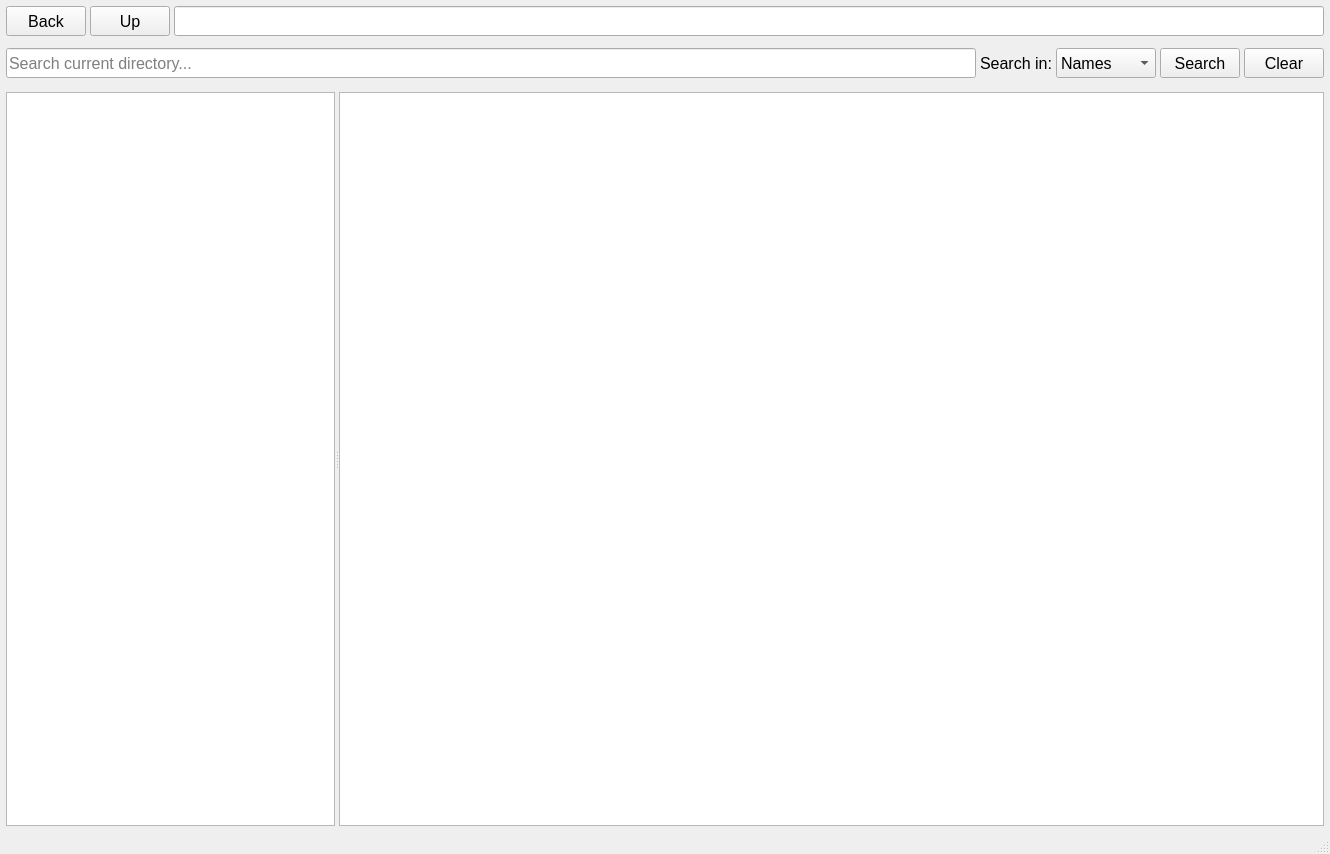
<?xml version="1.0" encoding="UTF-8"?>
<ui version="4.0">
 <class>MainWindow</class>
 <widget class="QMainWindow" name="MainWindow">
  <property name="geometry">
   <rect>
    <x>0</x>
    <y>0</y>
    <width>1330</width>
    <height>854</height>
   </rect>
  </property>
  <property name="minimumSize">
   <size>
    <width>800</width>
    <height>600</height>
   </size>
  </property>
  <property name="windowTitle">
   <string>Boba File Manager</string>
  </property>
  <widget class="QWidget" name="centralwidget">
   <property name="font">
    <font>
     <pointsize>12</pointsize>
    </font>
   </property>
   <layout class="QVBoxLayout" name="verticalLayout">
    <property name="spacing">
     <number>6</number>
    </property>
    <property name="leftMargin">
     <number>6</number>
    </property>
    <property name="topMargin">
     <number>6</number>
    </property>
    <property name="rightMargin">
     <number>6</number>
    </property>
    <property name="bottomMargin">
     <number>6</number>
    </property>
    <item>
     <widget class="QWidget" name="topWidget" native="true">
      <property name="sizePolicy">
       <sizepolicy hsizetype="Preferred" vsizetype="Fixed">
        <horstretch>0</horstretch>
        <verstretch>0</verstretch>
       </sizepolicy>
      </property>
      <property name="minimumSize">
       <size>
        <width>0</width>
        <height>80</height>
       </size>
      </property>
      <property name="maximumSize">
       <size>
        <width>16777215</width>
        <height>100</height>
       </size>
      </property>
      <layout class="QVBoxLayout" name="verticalLayout_2">
       <property name="spacing">
        <number>4</number>
       </property>
       <property name="leftMargin">
        <number>0</number>
       </property>
       <property name="topMargin">
        <number>0</number>
       </property>
       <property name="rightMargin">
        <number>0</number>
       </property>
       <property name="bottomMargin">
        <number>0</number>
       </property>
       <item>
        <widget class="QWidget" name="navigationWidget" native="true">
         <property name="sizePolicy">
          <sizepolicy hsizetype="Preferred" vsizetype="Fixed">
           <horstretch>0</horstretch>
           <verstretch>0</verstretch>
          </sizepolicy>
         </property>
         <layout class="QHBoxLayout" name="horizontalLayout_2">
          <property name="spacing">
           <number>4</number>
          </property>
          <property name="leftMargin">
           <number>0</number>
          </property>
          <property name="topMargin">
           <number>0</number>
          </property>
          <property name="rightMargin">
           <number>0</number>
          </property>
          <property name="bottomMargin">
           <number>0</number>
          </property>
          <item>
           <widget class="QPushButton" name="backButton">
            <property name="sizePolicy">
             <sizepolicy hsizetype="Fixed" vsizetype="Fixed">
              <horstretch>0</horstretch>
              <verstretch>0</verstretch>
             </sizepolicy>
            </property>
            <property name="minimumSize">
             <size>
              <width>60</width>
              <height>30</height>
             </size>
            </property>
            <property name="maximumSize">
             <size>
              <width>80</width>
              <height>40</height>
             </size>
            </property>
            <property name="text">
             <string>Back</string>
            </property>
           </widget>
          </item>
          <item>
           <widget class="QPushButton" name="upButton">
            <property name="sizePolicy">
             <sizepolicy hsizetype="Fixed" vsizetype="Fixed">
              <horstretch>0</horstretch>
              <verstretch>0</verstretch>
             </sizepolicy>
            </property>
            <property name="minimumSize">
             <size>
              <width>60</width>
              <height>30</height>
             </size>
            </property>
            <property name="maximumSize">
             <size>
              <width>80</width>
              <height>40</height>
             </size>
            </property>
            <property name="text">
             <string>Up</string>
            </property>
           </widget>
          </item>
          <item>
           <widget class="QLineEdit" name="addressBar">
            <property name="sizePolicy">
             <sizepolicy hsizetype="Expanding" vsizetype="Fixed">
              <horstretch>1</horstretch>
              <verstretch>0</verstretch>
             </sizepolicy>
            </property>
            <property name="minimumSize">
             <size>
              <width>200</width>
              <height>30</height>
             </size>
            </property>
            <property name="maximumSize">
             <size>
              <width>16777215</width>
              <height>40</height>
             </size>
            </property>
           </widget>
          </item>
         </layout>
        </widget>
       </item>
       <item>
        <widget class="QWidget" name="searchWidget" native="true">
         <property name="sizePolicy">
          <sizepolicy hsizetype="Preferred" vsizetype="Fixed">
           <horstretch>0</horstretch>
           <verstretch>0</verstretch>
          </sizepolicy>
         </property>
         <property name="minimumSize">
          <size>
           <width>0</width>
           <height>30</height>
          </size>
         </property>
         <property name="maximumSize">
          <size>
           <width>16777215</width>
           <height>50</height>
          </size>
         </property>
         <layout class="QHBoxLayout" name="horizontalLayout">
          <property name="spacing">
           <number>4</number>
          </property>
          <property name="leftMargin">
           <number>0</number>
          </property>
          <property name="topMargin">
           <number>0</number>
          </property>
          <property name="rightMargin">
           <number>0</number>
          </property>
          <property name="bottomMargin">
           <number>0</number>
          </property>
          <item>
           <widget class="QLineEdit" name="searchPrompt">
            <property name="sizePolicy">
             <sizepolicy hsizetype="Expanding" vsizetype="Fixed">
              <horstretch>3</horstretch>
              <verstretch>0</verstretch>
             </sizepolicy>
            </property>
            <property name="minimumSize">
             <size>
              <width>150</width>
              <height>30</height>
             </size>
            </property>
            <property name="maximumSize">
             <size>
              <width>16777215</width>
              <height>30</height>
             </size>
            </property>
            <property name="placeholderText">
             <string>Search current directory...</string>
            </property>
           </widget>
          </item>
          <item>
           <widget class="QLabel" name="searchIn">
            <property name="sizePolicy">
             <sizepolicy hsizetype="Fixed" vsizetype="Preferred">
              <horstretch>0</horstretch>
              <verstretch>0</verstretch>
             </sizepolicy>
            </property>
            <property name="minimumSize">
             <size>
              <width>70</width>
              <height>0</height>
             </size>
            </property>
            <property name="text">
             <string>Search in:</string>
            </property>
           </widget>
          </item>
          <item>
           <widget class="QComboBox" name="searchModeCombo">
            <property name="sizePolicy">
             <sizepolicy hsizetype="Fixed" vsizetype="Fixed">
              <horstretch>0</horstretch>
              <verstretch>0</verstretch>
             </sizepolicy>
            </property>
            <property name="minimumSize">
             <size>
              <width>100</width>
              <height>30</height>
             </size>
            </property>
            <property name="maximumSize">
             <size>
              <width>150</width>
              <height>30</height>
             </size>
            </property>
            <item>
             <property name="text">
              <string>Names</string>
             </property>
            </item>
            <item>
             <property name="text">
              <string>Contents</string>
             </property>
            </item>
           </widget>
          </item>
          <item>
           <widget class="QPushButton" name="searchButton">
            <property name="sizePolicy">
             <sizepolicy hsizetype="Fixed" vsizetype="Fixed">
              <horstretch>0</horstretch>
              <verstretch>0</verstretch>
             </sizepolicy>
            </property>
            <property name="minimumSize">
             <size>
              <width>60</width>
              <height>30</height>
             </size>
            </property>
            <property name="maximumSize">
             <size>
              <width>100</width>
              <height>30</height>
             </size>
            </property>
            <property name="text">
             <string>Search</string>
            </property>
           </widget>
          </item>
          <item>
           <widget class="QPushButton" name="clearButton">
            <property name="sizePolicy">
             <sizepolicy hsizetype="Fixed" vsizetype="Fixed">
              <horstretch>0</horstretch>
              <verstretch>0</verstretch>
             </sizepolicy>
            </property>
            <property name="minimumSize">
             <size>
              <width>60</width>
              <height>30</height>
             </size>
            </property>
            <property name="maximumSize">
             <size>
              <width>100</width>
              <height>30</height>
             </size>
            </property>
            <property name="text">
             <string>Clear</string>
            </property>
           </widget>
          </item>
         </layout>
        </widget>
       </item>
      </layout>
     </widget>
    </item>
    <item>
     <widget class="QWidget" name="contentWidget" native="true">
      <property name="sizePolicy">
       <sizepolicy hsizetype="Expanding" vsizetype="Expanding">
        <horstretch>0</horstretch>
        <verstretch>1</verstretch>
       </sizepolicy>
      </property>
      <layout class="QHBoxLayout" name="contentLayout">
       <property name="spacing">
        <number>0</number>
       </property>
       <property name="leftMargin">
        <number>0</number>
       </property>
       <property name="topMargin">
        <number>0</number>
       </property>
       <property name="rightMargin">
        <number>0</number>
       </property>
       <property name="bottomMargin">
        <number>0</number>
       </property>
       <item>
        <widget class="QSplitter" name="splitter">
         <property name="sizePolicy">
          <sizepolicy hsizetype="Expanding" vsizetype="Expanding">
           <horstretch>1</horstretch>
           <verstretch>1</verstretch>
          </sizepolicy>
         </property>
         <property name="orientation">
          <enum>Qt::Orientation::Horizontal</enum>
         </property>
         <property name="handleWidth">
          <number>4</number>
         </property>
         <widget class="QTreeView" name="treeView">
          <property name="sizePolicy">
           <sizepolicy hsizetype="Preferred" vsizetype="Expanding">
            <horstretch>1</horstretch>
            <verstretch>1</verstretch>
           </sizepolicy>
          </property>
          <property name="minimumSize">
           <size>
            <width>200</width>
            <height>0</height>
           </size>
          </property>
          <property name="maximumSize">
           <size>
            <width>500</width>
            <height>16777215</height>
           </size>
          </property>
          <property name="font">
           <font>
            <pointsize>12</pointsize>
           </font>
          </property>
         </widget>
         <widget class="QTableView" name="folderView">
          <property name="sizePolicy">
           <sizepolicy hsizetype="Expanding" vsizetype="Expanding">
            <horstretch>3</horstretch>
            <verstretch>1</verstretch>
           </sizepolicy>
          </property>
          <property name="minimumSize">
           <size>
            <width>400</width>
            <height>0</height>
           </size>
          </property>
          <property name="font">
           <font>
            <pointsize>12</pointsize>
           </font>
          </property>
         </widget>
        </widget>
       </item>
      </layout>
     </widget>
    </item>
   </layout>
  </widget>
  <widget class="QMenuBar" name="menubar">
   <property name="geometry">
    <rect>
     <x>0</x>
     <y>0</y>
     <width>1330</width>
     <height>19</height>
    </rect>
   </property>
  </widget>
  <widget class="QStatusBar" name="statusbar"/>
 </widget>
 <resources/>
 <connections/>
</ui>
